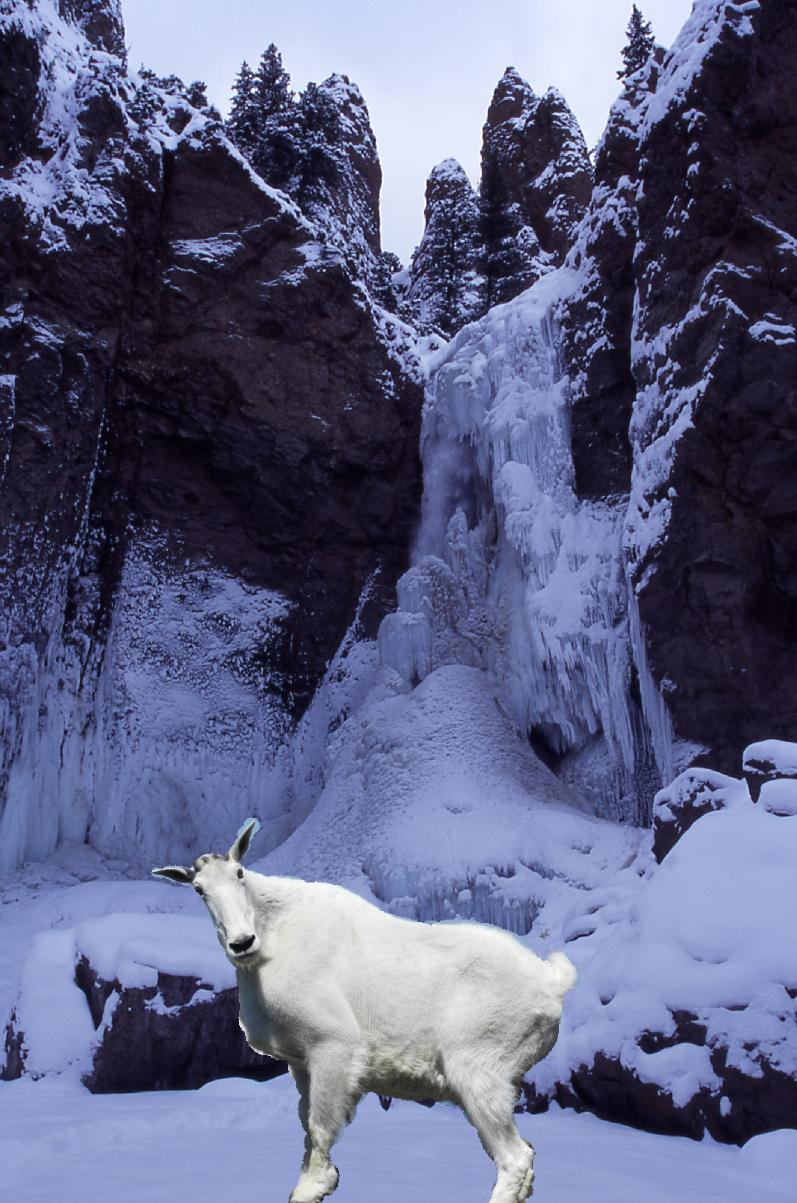
%> input picture Img_6.jpg, 1593 x 2406 px (shown at 1/2 size)
$ octave Img_6.m   (GNU Octave 9; MATLAB toolbox functions it lacks are replaced by stand-ins)
%> lines starting %> are read from the running program, lines starting %| are printed output that depends on the picture; in (x1, y1, x2, y2) boxes, pixels count from 0 and x2, y2 are one past the last pixel; in counts of white or black regions, pixels touching at a corner belong together; the program's own positions count from 1
### NoiseMap.m
function [ Map ] = NoiseMap(im ,BlockSize)
    YCbCr = double(rgb2ycbcr(im));
    Y = YCbCr(:,:,1);
    % cA is approximate component
    % cH is horizontal detail component
    % cV is vertical detail component
    % cD is diagonal detail component
    [cA1,cH,cV,cD] = dwt2(Y,'db8');

    cD = cD(1:floor(size(cD,1)/BlockSize)*BlockSize,1:floor(size(cD,2)/BlockSize)*BlockSize);
    Block = zeros(floor(size(cD,1)/BlockSize),floor(size(cD,2)/BlockSize),BlockSize.^2);

    for ii = 1:BlockSize:size(cD,1)-1
        for jj = 1:BlockSize:size(cD,2)-1
            blockElements = cD(ii:ii+BlockSize-1,jj:jj+BlockSize-1);
            Block((ii-1)/BlockSize+1,(jj-1)/BlockSize+1,:) = reshape(blockElements,[1 1 numel(blockElements)]);
        end
    end

    Map = median(abs(Block),3)./0.6745;
end

### analyze.m
function OutputMap = analyze( imPath )
    % Define the block size
    BlockSize=8;
    % Converted to 3-channel uint8 images.
    % im = CleanUpImage(imPath);
    im = imread(imPath);
    OutputMap = NoiseMap(im, BlockSize);
end

### Img_6.m
clc;
close all;

im = 'Img_6.jpg';          % Read the image

im22 = imread(im);
%> im22 is the input picture: size 2406x1593x3 uint8; mean R, G, B 94.1, 98.2, 130.8
[row,col] = size(im22);
%> row = 2406; col = 4779

OutputMap = analyze(im);
%> in NoiseMap, `YCbCr = double(rgb2ycbcr(im));`: YCbCr: size 2406x1593x3 double; mean of channels 1, 2, 3 102.5, 142.9, 123.9
%> in NoiseMap, `Y = YCbCr(:,:,1);`:
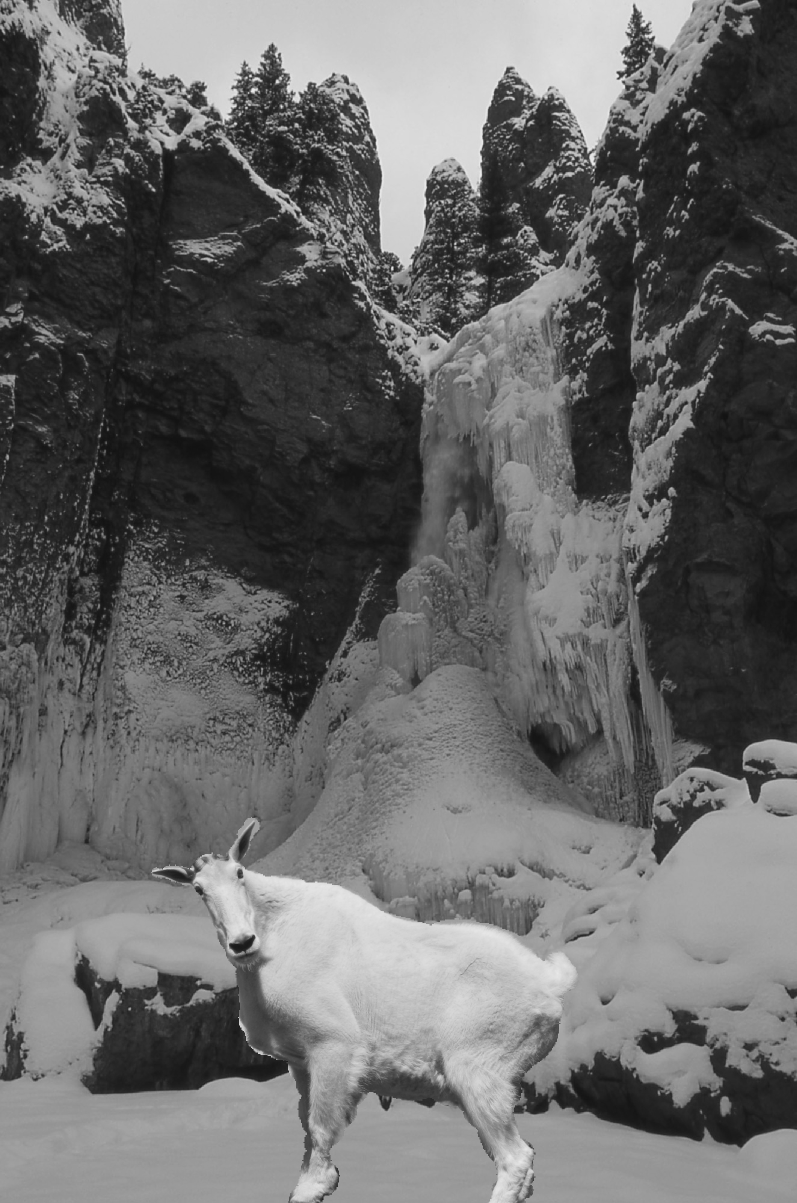
%> Y: size 2406x1593 double (shown at 1/2 size); min 17, max 235, mean 102.5
%> in NoiseMap, `[cA1,cH,cV,cD] = dwt2(Y,'db8');`:
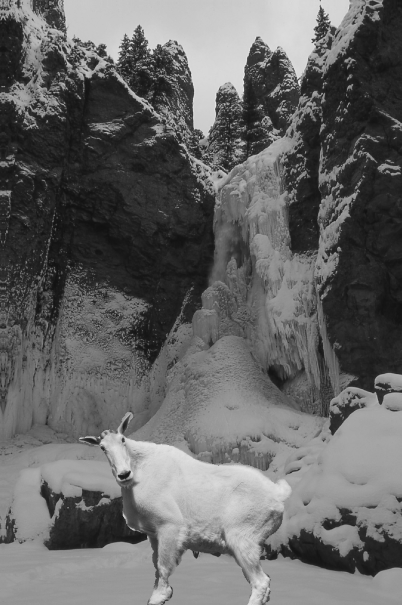
%> cA1: size 1210x804 double (shown at 1/2 size); min 1.87, max 513.7, mean 205.4; drawn with min black and max white
%> in NoiseMap, `[cA1,cH,cV,cD] = dwt2(Y,'db8');`:
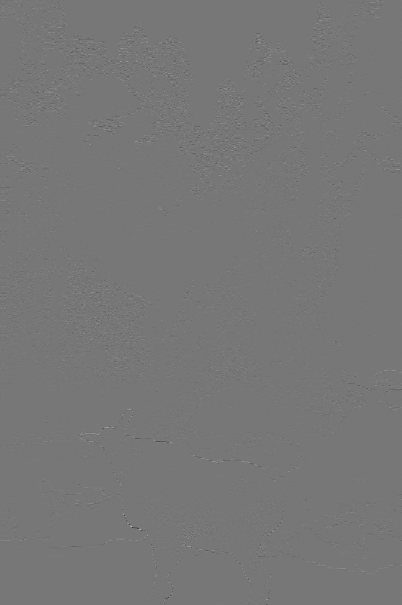
%> cH: size 1210x804 double (shown at 1/2 size); min -96.56, max 109.6, mean 0; drawn with min black and max white
%> in NoiseMap, `[cA1,cH,cV,cD] = dwt2(Y,'db8');`:
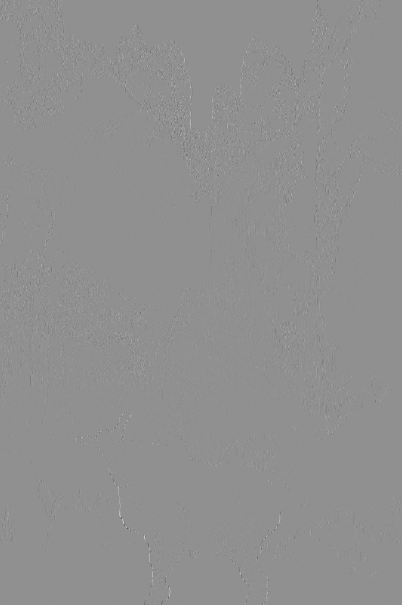
%> cV: size 1210x804 double (shown at 1/2 size); min -108.3, max 83.25, mean 0; drawn with min black and max white
%> in NoiseMap, `Map = median(abs(Block),3)./0.6745;`:
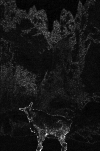
%> Map: size 151x100 double; min 0.000376, max 6.79, mean 0.611; drawn with min black and max white

[m,n] = size(OutputMap);
%> m = 151; n = 100
img = OutputMap;
for i = 1:m
    for j = 1:n
        if(img(i,j) < 2.0)  % Set the threshold
            img(i,j) = 0;
        else
            img(i,j) = 255;
        end
    end
end
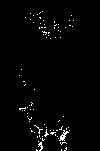
%> img: size 151x100 double; 1.7% white in thin lines or dots, all inside (x1, y1, x2, y2) = (19, 11, 74, 151)

im2 = uint8(img);


A2 = imresize(im2,32);
se1 = strel('disk',16);      % Create a flat disc structure element with a radius of 16
%> (the run ends here)

$ run again, with Img_1.jpg copied over Img_6.jpg
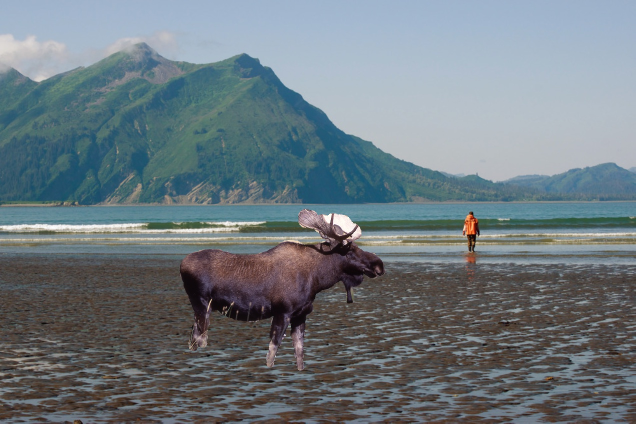
%> input picture Img_1.jpg, 1271 x 847 px (shown at 1/2 size)
%> im22 is the input picture: size 847x1271x3 uint8; mean R, G, B 110, 121.1, 127.5
%> YCbCr: size 847x1271x3 double; mean of channels 1, 2, 3 117.8, 132.4, 122.7
%> in NoiseMap, `[cA1,cH,cV,cD] = dwt2(Y,'db8');`:
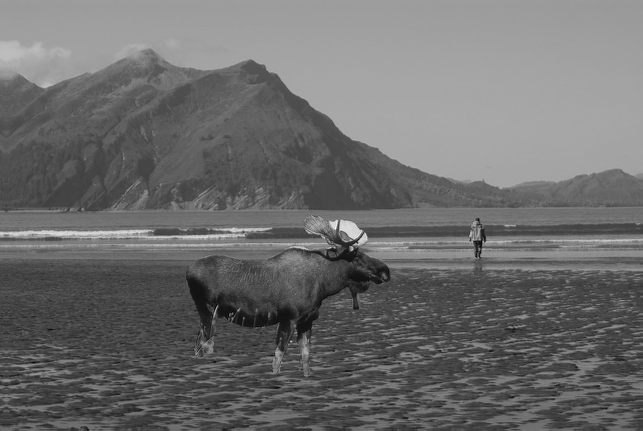
%> cA1: size 431x643 double; min 8.67, max 542.6, mean 236.7; drawn with min black and max white
%> im2: size 53x80 uint8; 5.8% white; 15 white regions (14 under 20 px), largest, box (x1, y1, x2, y2) and area: (23, 26, 48, 47) 220
%> `A3 = imerode(A2,se1);`:
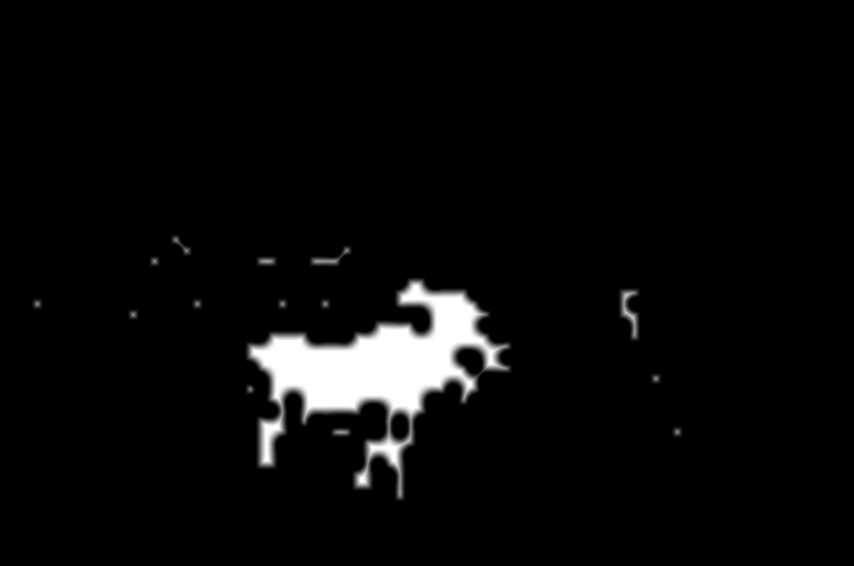
%> A3: size 1696x2560 uint8 (shown at 1/3 size); min 0, max 255, mean 9.7
